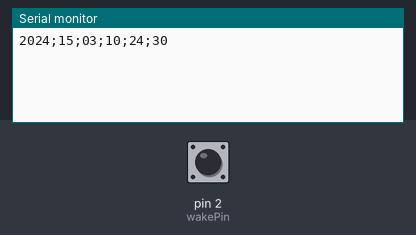
The sketch below on a simulated Arduino Mega 2560, built with avr-gcc and run on an emulated ATmega2560. Parts: the last lines printed to the serial monitor. The test bench sets the inputs (shaded band); at power-on: pin 2 (wakePin) HIGH. Sleep ends after the set time or at an interrupt; the local clock reads 2024-03-15 10:24:30 at power-on unless the sketch sets it.

Above: at 1.2 s.
1.3 s: pin 2 (wakePin) pulled LOW for 0.15 s
At 2.0 s:
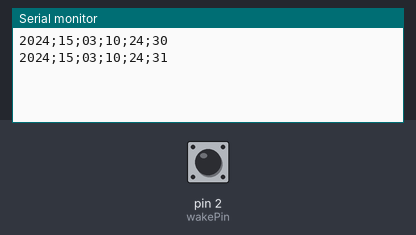
2.9 s: pin 2 (wakePin) pulled LOW for 1 s
At 3.3 s:
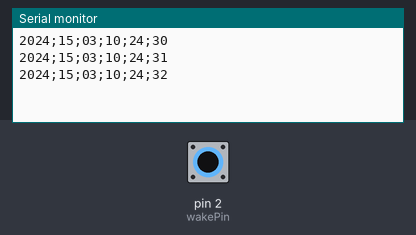
5.4 s: pin 2 (wakePin) pulled LOW for 0.15 s
At 6.4 s:
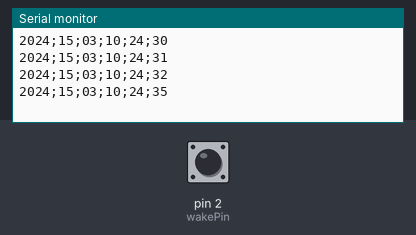
Timing chart, 0 to 8.4 s (numbered marks = the images above; inputs shaded):
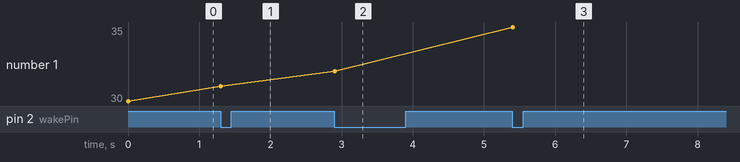

The sketch:

bfc3000_atmega328.ino
```cpp
// (licence header left out)
#include <Wire.h>
#include "RTClib.h"
#include <avr/sleep.h>


int wakePin = 2;
int sdreaderVccPin = 7;

RTC_DS1307 RTC;

void wakeUpNow()
{
  // nop
}

void setup()
{
  pinMode(wakePin, INPUT_PULLUP);
  pinMode(sdreaderVccPin, OUTPUT);

  digitalWrite(sdreaderVccPin, LOW);

  Serial.begin(9600);

  Wire.begin();
  RTC.begin();

  if (! RTC.isrunning()) {
    Serial.println("RTC is NOT running!");
    // following line sets the RTC to the date & time this sketch was compiled
    //RTC.adjust(DateTime(__DATE__, __TIME__));
  }

  /* Now it is time to enable an interrupt. In the function call
   * attachInterrupt(A, B, C)
   * A   can be either 0 or 1 for interrupts on pin 2 or 3.
   *
   * B   Name of a function you want to execute while in interrupt A.
   *
   * C   Trigger mode of the interrupt pin. can be:
   *             LOW        a low level trigger
   *             CHANGE     a change in level trigger
   *             RISING     a rising edge of a level trigger
   *             FALLING    a falling edge of a level trigger
   *
   * In all but the IDLE sleep modes only LOW can be used.
   */

  attachInterrupt(0, wakeUpNow, LOW); // use interrupt 0 (pin 2) and run function
                                      // wakeUpNow when pin 2 gets LOW
}

void sleepNow()         // here we put the arduino to sleep
{
    /* Now is the time to set the sleep mode. In the Atmega8 datasheet
     * http://www.atmel.com/dyn/resources/prod_documents/doc2486.pdf on page 35
     * there is a list of sleep modes which explains which clocks and
     * wake up sources are available in which sleep mode.
     *
     * In the avr/sleep.h file, the call names of these sleep modes are to be found:
     *
     * The 5 different modes are:
     *     SLEEP_MODE_IDLE         -the least power savings
     *     SLEEP_MODE_ADC
     *     SLEEP_MODE_PWR_SAVE
     *     SLEEP_MODE_STANDBY
     *     SLEEP_MODE_PWR_DOWN     -the most power savings
     *
     * For now, we want as much power savings as possible, so we
     * choose the according
     * sleep mode: SLEEP_MODE_PWR_DOWN
     *
     */
    set_sleep_mode(SLEEP_MODE_PWR_DOWN);   // sleep mode is set here

    sleep_enable();          // enables the sleep bit in the mcucr register
                             // so sleep is possible. just a safety pin

    /* Now it is time to enable an interrupt. We do it here so an
     * accidentally pushed interrupt button doesn't interrupt
     * our running program. if you want to be able to run
     * interrupt code besides the sleep function, place it in
     * setup() for example.
     *
     * In the function call attachInterrupt(A, B, C)
     * A   can be either 0 or 1 for interrupts on pin 2 or 3.
     *
     * B   Name of a function you want to execute at interrupt for A.
     *
     * C   Trigger mode of the interrupt pin. can be:
     *             LOW        a low level triggers
     *             CHANGE     a change in level triggers
     *             RISING     a rising edge of a level triggers
     *             FALLING    a falling edge of a level triggers
     *
     * In all but the IDLE sleep modes only LOW can be used.
     */

    attachInterrupt(0,wakeUpNow, LOW); // use interrupt 0 (pin 2) and run function
                                       // wakeUpNow when pin 2 gets LOW

    sleep_mode();            // here the device is actually put to sleep!!
                             // THE PROGRAM CONTINUES FROM HERE AFTER WAKING UP

    sleep_disable();         // first thing after waking from sleep:
                             // disable sleep...
    detachInterrupt(0);      // disables interrupt 0 on pin 2 so the
                             // wakeUpNow code will not be executed
                             // during normal running time.

}

void loop()
{
  showTime();

  // wait until button gets released
  while(digitalRead(wakePin) == false)
  {
  }

  // real sensor bounces. maybe some wait before shutdown?
  // delay(5000);

  sleepNow();
}

void showTime() {
  // Power additional devices
   digitalWrite(sdreaderVccPin, HIGH);
   Serial1.begin(115200);

   DateTime now = RTC.now();
   char timestamp[64];

   sprintf(timestamp,"%04i;%02i;%02i;%02i;%02i;%02i", now.year(), now.day(), now.month(), now.hour(), now.minute(), now.second());

   Serial.println(timestamp);

   Serial1.println(timestamp);
   Serial.flush();

   Serial1.end();
   digitalWrite(sdreaderVccPin, LOW);
 }
```

Measured:
- after the input at 1.3 s, the serial monitor: prints a new line at once (image 1)
- after the input at 2.9 s, the serial monitor: prints a new line at once (image 2)
- after the input at 5.4 s, the serial monitor: prints a new line at once (image 3)
- plotted number 1: 30 → 31 after the input at 1.3 s, 31 → 32 after the input at 2.9 s, 32 → 35 after the input at 5.4 s
